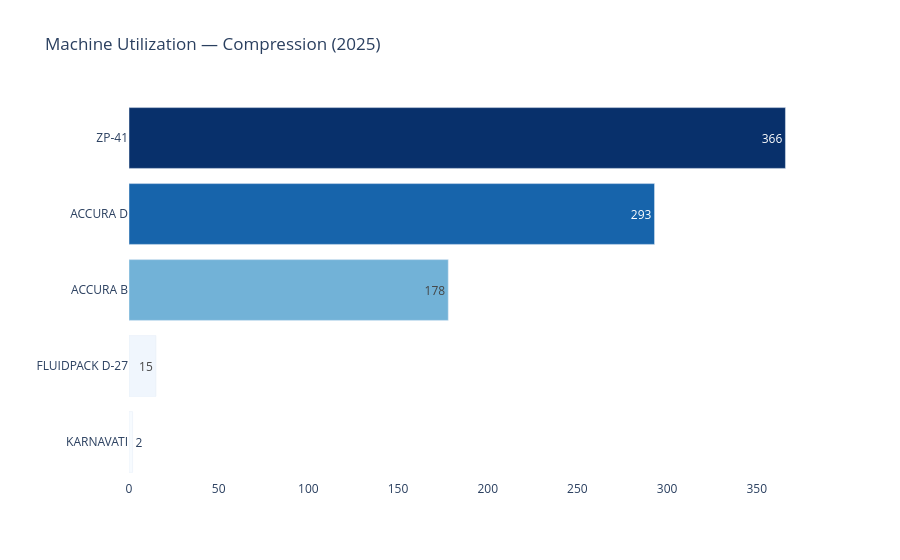

The notebook cell saved with this chart:
### Code cell
fig = px.bar(
    df_compression,
    x='batch_count',
    y='machine_name',
    orientation='h',
    title='Machine Utilization — Compression (2025)',
    labels={'batch_count': 'Batch Count', 'machine_name': ''},
    text='batch_count',
    color='batch_count',
    color_continuous_scale='Blues'
)
fig.update_traces(textposition='auto', insidetextanchor='end')
fig.update_layout(
    plot_bgcolor='white',
    coloraxis_showscale=False,
    yaxis={'categoryorder': 'total ascending'},
    xaxis=dict(showgrid=False, title='')
)
fig.show()

### Figure 1 — Plotly figure (JSON) as saved in the notebook; plotly's stock layout.template omitted (floating-point values rounded to 4 significant figures)
{"data": [{"hovertemplate": "Batch Count=%{marker.color}<br>=%{y}<extra></extra>", "insidetextanchor": "end", "legendgroup": "", "marker": {"color": [366, 293, 178, 15, 2], "coloraxis": "coloraxis", "pattern": {"shape": ""}}, "name": "", "orientation": "h", "showlegend": false, "text": [366.0, 293.0, 178.0, 15.0, 2.0], "textposition": "auto", "type": "bar", "x": [366, 293, 178, 15, 2], "xaxis": "x", "y": ["ZP-41", "ACCURA D", "ACCURA B", "FLUIDPACK D-27", "KARNAVATI"], "yaxis": "y"}], "layout": {"barmode": "relative", "coloraxis": {"colorbar": {"title": {"text": "Batch Count"}}, "colorscale": [[0, "rgb(247,251,255)"], [0.125, "rgb(222,235,247)"], [0.25, "rgb(198,219,239)"], [0.375, "rgb(158,202,225)"], [0.5, "rgb(107,174,214)"], [0.625, "rgb(66,146,198)"], [0.75, "rgb(33,113,181)"], [0.875, "rgb(8,81,156)"], [1, "rgb(8,48,107)"]], "showscale": false}, "legend": {"tracegroupgap": 0}, "plot_bgcolor": "white", "title": {"text": "Machine Utilization — Compression (2025)"}, "xaxis": {"anchor": "y", "domain": [0, 1], "showgrid": false, "title": {"text": ""}}, "yaxis": {"anchor": "x", "categoryorder": "total ascending", "domain": [0, 1], "title": {"text": ""}}}}
